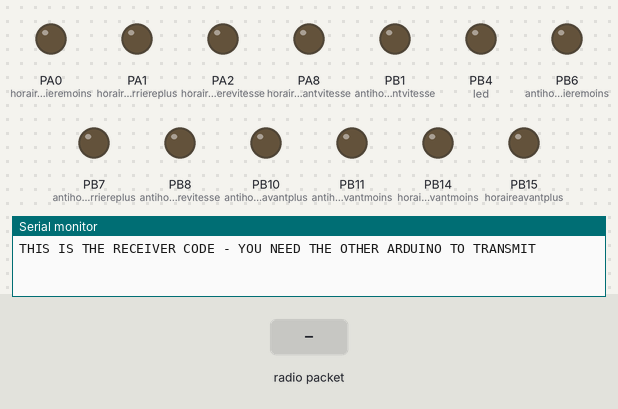
This sketch was run on a simulated STM32 Blue Pill. Shown: output pins drawn as LEDs (lit = HIGH), the last lines printed to the serial monitor. Inputs (shaded band) come from the test bench. No radio packets arrive unless stated.

Above: at 1.2 s.
1.3 s: radio packet "1" arrives
At 2.1 s:
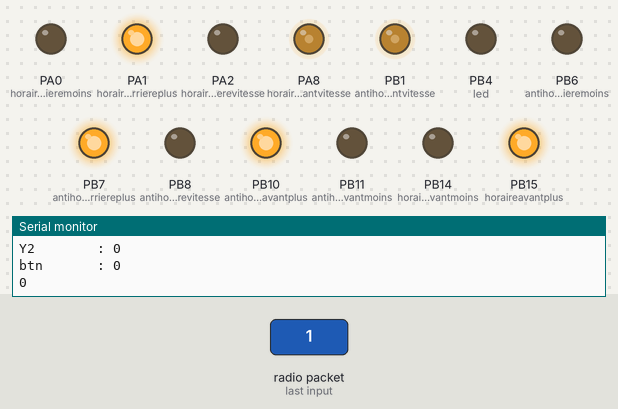
Timing chart, 0 to 4.3 s (numbered marks = the images above; inputs shaded):
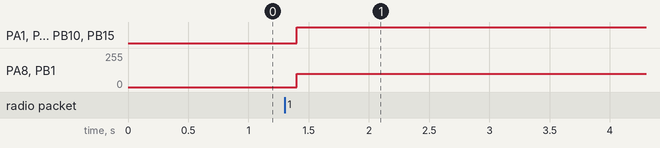

The sketch:

drone_rx.ino
```cpp
#include "Arduino.h"
#include <SPI.h>
#include <RF24-STM.h>

#define horaireavantplus           PB15
#define horaireavantmoins          PB14
#define horaireavantvitesse        PA8

#define antihoraireavantplus       PB10
#define antihoraireavantmoins      PB11
#define antihoraireavantvitesse    PB1

#define horairederriereplus        PA1
#define horairederrieremoins       PA0
#define horairederrierevitesse     PA2

#define antihorairederriereplus    PB7
#define antihorairederrieremoins   PB6
#define antihorairederrierevitesse PB8

#define pleinevitesse 100
#define mivitesse     0

#define led PB4

int hauteur = 0;

struct data {
  int x;
  int y;
  int elevation;
  int btn;
};

data myDataRx;

/*
   NRF24L01     Arduino_ Uno  Blue_Pill(stm32f01C)
   ___________________________________________________
   VCC  RED    |    3.3v   |      3.3v
   GND  BROWN  |    GND    |      GND
   CSN  YE0  |   Pin10   | A4 NSS1   (PA4)  \
   CE   ORANGE |   Pin9    | B0 digital(PB0)    |     NB
   SCK  GREEN  |   Pin13   | A5 SCK1   (PA5)  |- All these pins
   MOSI BLUE   |   Pin11   | A7 MOSI1  (PA7)  |  are 3.3v tolerant
   MISO PURPLE |   Pin12   | A6 MISO1  (PA6)  /

      Always use the adapter plate for 5v!
*/
RF24 radio(PB0, PA3); // CE, CSN

void setup() {
  Serial.begin(115200);
  Serial.println("THIS IS THE RECEIVER CODE - YOU NEED THE OTHER ARDUINO TO TRANSMIT");
  pinMode(horaireavantplus,           OUTPUT);
  pinMode(horaireavantmoins,          OUTPUT);
  pinMode(horaireavantvitesse,        OUTPUT);

  pinMode(antihoraireavantplus,       OUTPUT);
  pinMode(antihoraireavantmoins,      OUTPUT);
  pinMode(antihoraireavantvitesse,    OUTPUT);

  pinMode(horairederriereplus,        OUTPUT);
  pinMode(horairederrieremoins,       OUTPUT);
  pinMode(horairederrierevitesse,     OUTPUT);

  pinMode(antihorairederriereplus,    OUTPUT);
  pinMode(antihorairederrieremoins,   OUTPUT);
  pinMode(antihorairederrierevitesse, OUTPUT);

  pinMode(led,OUTPUT);
  // Initiate the radio object
  radio.begin();

  // Set the transmit power to 0est available to prevent power supply related issues
  radio.setPALevel(RF24_PA_LOW);

  // Set the speed of the transmission to the quickest available
  radio.setDataRate(RF24_1MBPS);

  // Use a channel unlikely to be used by Wifi, Microwave ovens etc 124
  radio.setChannel(104);

  radio.setRetries(255, 5);

  // Open a writing and reading pipe on each radio, with opposite addresses
  radio.openReadingPipe(1, 0xB3B4B5B602);
  radio.openWritingPipe(0xB3B4B5B601);

  // Start the radio listening for data
  radio.startListening();

  // Auto ackknowledgment of a transmission
  radio.setAutoAck(true);

  // Debugging information
  radio.printDetails();
}

void loop() {
  // Is there any data for us to get?
  if (radio.available()) {
    // Go and read the data and put it into that variable
    //while (radio.available()) {
    radio.read(&myDataRx, sizeof(data));

    delay(100);
    Serial.println("RX: Received");

    // First, stop listening so we can talk
    radio.stopListening();

    // Show user what we sent and what we got back
    Serial.print("X         : ");
    Serial.println(myDataRx.x);
    Serial.print("Y         : ");
    Serial.println(myDataRx.y);
    Serial.print("Y2        : ");
    Serial.println(myDataRx.elevation);
    Serial.print("btn       : ");
    Serial.println(myDataRx.btn);
    hauteur = map(myDataRx.elevation, 1500, 4096, 5, 156);
    digitalWrite(led,myDataRx.btn);
    if (hauteur <= 44) {
      hauteur = 0;
    }
    Serial.println(hauteur);
    elever();
    if (myDataRx.x > 2300 ) {
      droite();
    }
    if (myDataRx.x < 1900 ) {
      gauche();
    }
    if (myDataRx.y > 2200 ) {
      avancer();
    }
    if (myDataRx.y < 1900 ) {
      reculer();
    }
    if (myDataRx.x <= 2299 && myDataRx.x >= 1901 && myDataRx.y <= 2199 && myDataRx.y >= 1901 ) {
      elever();
    }
    // Now, resume listening so we catch the next packets.
    radio.startListening();
  }
}

void elever() {
  digitalWrite(horaireavantplus,         1);
  digitalWrite(horaireavantmoins,        0);
  digitalWrite(antihoraireavantplus,     1);
  digitalWrite(antihoraireavantmoins,    0);
  digitalWrite(horairederriereplus,      1);
  digitalWrite(horairederrieremoins,     0);
  digitalWrite(antihorairederriereplus,  1);
  digitalWrite(antihorairederrieremoins, 0);
  analogWrite(horaireavantvitesse,        hauteur);
  analogWrite(antihoraireavantvitesse,    hauteur);
  analogWrite(horairederrierevitesse,     hauteur);
  analogWrite(antihorairederrierevitesse, hauteur);
}
void droite() {
  digitalWrite(horaireavantplus,         1);
  digitalWrite(horaireavantmoins,        0);
  digitalWrite(antihoraireavantplus,     1);
  digitalWrite(antihoraireavantmoins,    0);
  digitalWrite(horairederriereplus,      1);
  digitalWrite(horairederrieremoins,     0);
  digitalWrite(antihorairederriereplus,  1);
  digitalWrite(antihorairederrieremoins, 0);
  analogWrite(horaireavantvitesse,        hauteur + pleinevitesse);
  analogWrite(antihoraireavantvitesse,    hauteur + mivitesse);
  analogWrite(horairederrierevitesse,     hauteur + mivitesse);
  analogWrite(antihorairederrierevitesse, hauteur + pleinevitesse);
}
void gauche() {
  digitalWrite(horaireavantplus,         1);
  digitalWrite(horaireavantmoins,        0);
  digitalWrite(antihoraireavantplus,     1);
  digitalWrite(antihoraireavantmoins,    0);
  digitalWrite(horairederriereplus,      1);
  digitalWrite(horairederrieremoins,     0);
  digitalWrite(antihorairederriereplus,  1);
  digitalWrite(antihorairederrieremoins, 0);
  analogWrite(horaireavantvitesse,        hauteur + mivitesse);
  analogWrite(antihoraireavantvitesse,    hauteur + pleinevitesse);
  analogWrite(horairederrierevitesse,     hauteur + pleinevitesse);
  analogWrite(antihorairederrierevitesse, hauteur + mivitesse);
}
void avancer() {
  digitalWrite(horaireavantplus,         1);
  digitalWrite(horaireavantmoins,        0);
  digitalWrite(antihoraireavantplus,     1);
  digitalWrite(antihoraireavantmoins,    0);
  digitalWrite(horairederriereplus,      1);
  digitalWrite(horairederrieremoins,     0);
  digitalWrite(antihorairederriereplus,  1);
  digitalWrite(antihorairederrieremoins, 0);
  analogWrite(horaireavantvitesse,        hauteur + mivitesse);
  analogWrite(antihoraireavantvitesse,    hauteur + mivitesse);
  analogWrite(horairederrierevitesse,     hauteur + pleinevitesse);
  analogWrite(antihorairederrierevitesse, hauteur + pleinevitesse);
}
void reculer() {
  digitalWrite(horaireavantplus,         1);
  digitalWrite(horaireavantmoins,        0);
  digitalWrite(antihoraireavantplus,     1);
  digitalWrite(antihoraireavantmoins,    0);
  digitalWrite(horairederriereplus,      1);
  digitalWrite(horairederrieremoins,     0);
  digitalWrite(antihorairederriereplus,  1);
  digitalWrite(antihorairederrieremoins, 0);
  analogWrite(horaireavantvitesse,        hauteur + pleinevitesse);
  analogWrite(antihoraireavantvitesse,    hauteur + pleinevitesse);
  analogWrite(horairederrierevitesse,     hauteur + mivitesse);
  analogWrite(antihorairederrierevitesse, hauteur + mivitesse);
}
void rien() {
  digitalWrite(horaireavantplus,          0);
  digitalWrite(horaireavantmoins,         0);
  digitalWrite(antihoraireavantplus,      0);
  digitalWrite(antihoraireavantmoins,     0);
  digitalWrite(horairederriereplus,       0);
  digitalWrite(horairederrieremoins,      0);
  digitalWrite(antihorairederriereplus,   0);
  digitalWrite(antihorairederrieremoins,  0);
  analogWrite(horaireavantvitesse,        0);
  analogWrite(antihoraireavantvitesse,    0);
  analogWrite(horairederrierevitesse,     0);
  analogWrite(antihorairederrierevitesse, 0);
}
/*void droite() {
  digitalWrite(horaireavantplus,         1);
  digitalWrite(horaireavantmoins,        0);
  digitalWrite(antihoraireavantplus,     0);
  digitalWrite(antihoraireavantmoins,    0);
  digitalWrite(horairederriereplus,      0);
  digitalWrite(horairederrieremoins,     0);
  digitalWrite(antihorairederriereplus,  1);
  digitalWrite(antihorairederrieremoins, 0);
  analogWrite(horaireavantvitesse,        256);
  analogWrite(antihoraireavantvitesse,    125);
  analogWrite(horairederrierevitesse,     125);
  analogWrite(antihorairederrierevitesse, 256);
  }
  void gauche() {
  digitalWrite(horaireavantplus,         0);
  digitalWrite(horaireavantmoins,        0);
  digitalWrite(antihoraireavantplus,     1);
  digitalWrite(antihoraireavantmoins,    0);
  digitalWrite(horairederriereplus,      1);
  digitalWrite(horairederrieremoins,     0);
  digitalWrite(antihorairederriereplus,  0);
  digitalWrite(antihorairederrieremoins, 0);
  analogWrite(horaireavantvitesse,        125);
  analogWrite(antihoraireavantvitesse,    256);
  analogWrite(horairederrierevitesse,     256);
  analogWrite(antihorairederrierevitesse, 125);
  }
  void avancer() {
  digitalWrite(horaireavantplus,         0);
  digitalWrite(horaireavantmoins,        0);
  digitalWrite(antihoraireavantplus,     0);
  digitalWrite(antihoraireavantmoins,    0);
  digitalWrite(horairederriereplus,      1);
  digitalWrite(horairederrieremoins,     0);
  digitalWrite(antihorairederriereplus,  1);
  digitalWrite(antihorairederrieremoins, 0);
  analogWrite(horaireavantvitesse,        125);
  analogWrite(antihoraireavantvitesse,    125);
  analogWrite(horairederrierevitesse,     256);
  analogWrite(antihorairederrierevitesse, 256);
  }
  void reculer() {
  digitalWrite(horaireavantplus,         1);
  digitalWrite(horaireavantmoins,        0);
  digitalWrite(antihoraireavantplus,     1);
  digitalWrite(antihoraireavantmoins,    0);
  digitalWrite(horairederriereplus,      0);
  digitalWrite(horairederrieremoins,     0);
  digitalWrite(antihorairederriereplus,  0);
  digitalWrite(antihorairederrieremoins, 0);
  analogWrite(horaireavantvitesse,        256);
  analogWrite(antihoraireavantvitesse,    256);
  analogWrite(horairederrierevitesse,     125);
  analogWrite(antihorairederrierevitesse, 125);
  }*/
```

Measured:
- after the input at 1.3 s, PA1 (horairederriereplus), PB7 (antihorairederriereplus), PB10 (antihoraireavantplus), PB15 (horaireavantplus): LOW → HIGH after 0.10 s; PA8 (horaireavantvitesse), PB1 (antihoraireavantvitesse): 0/255 → 100/255 after 0.10 s
